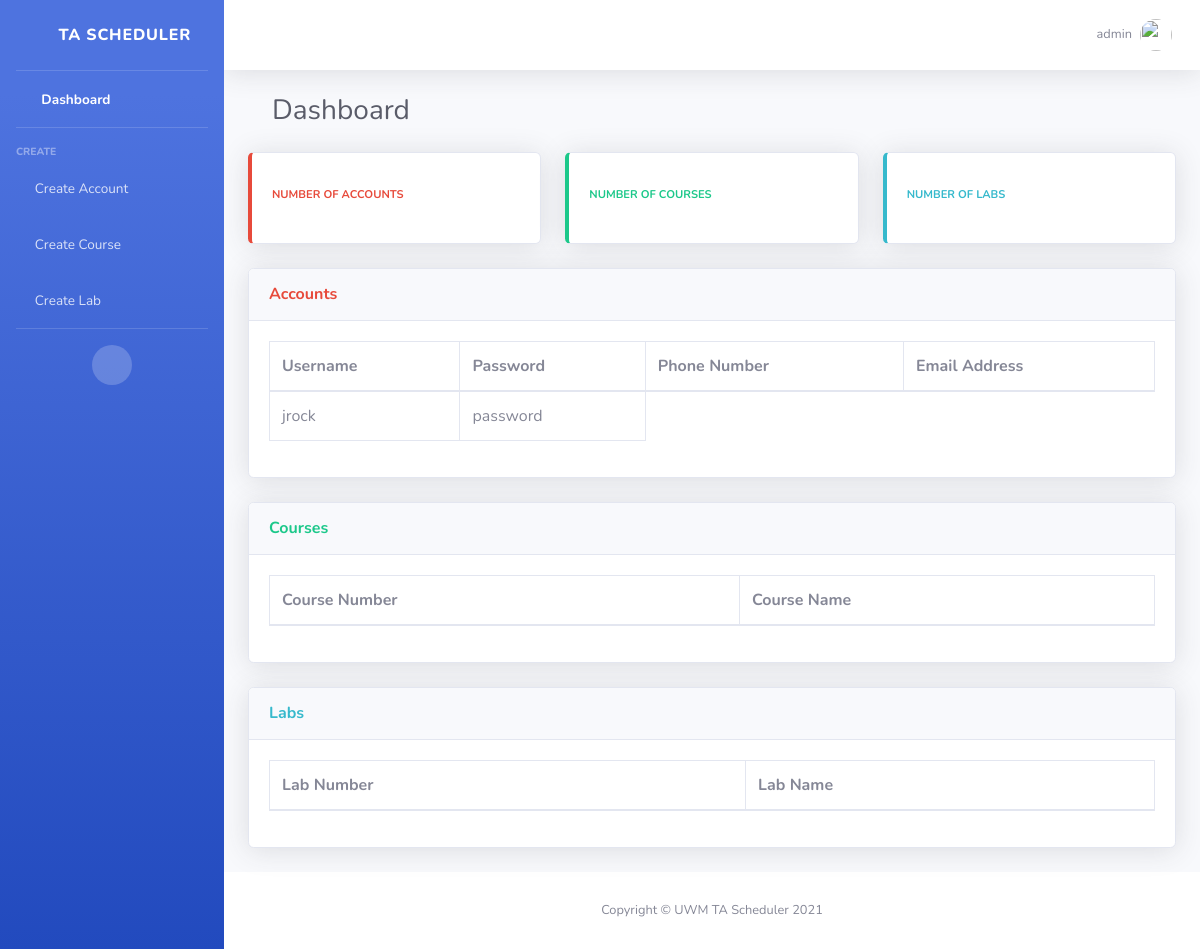
The app's page /home/ (signed in), older data.
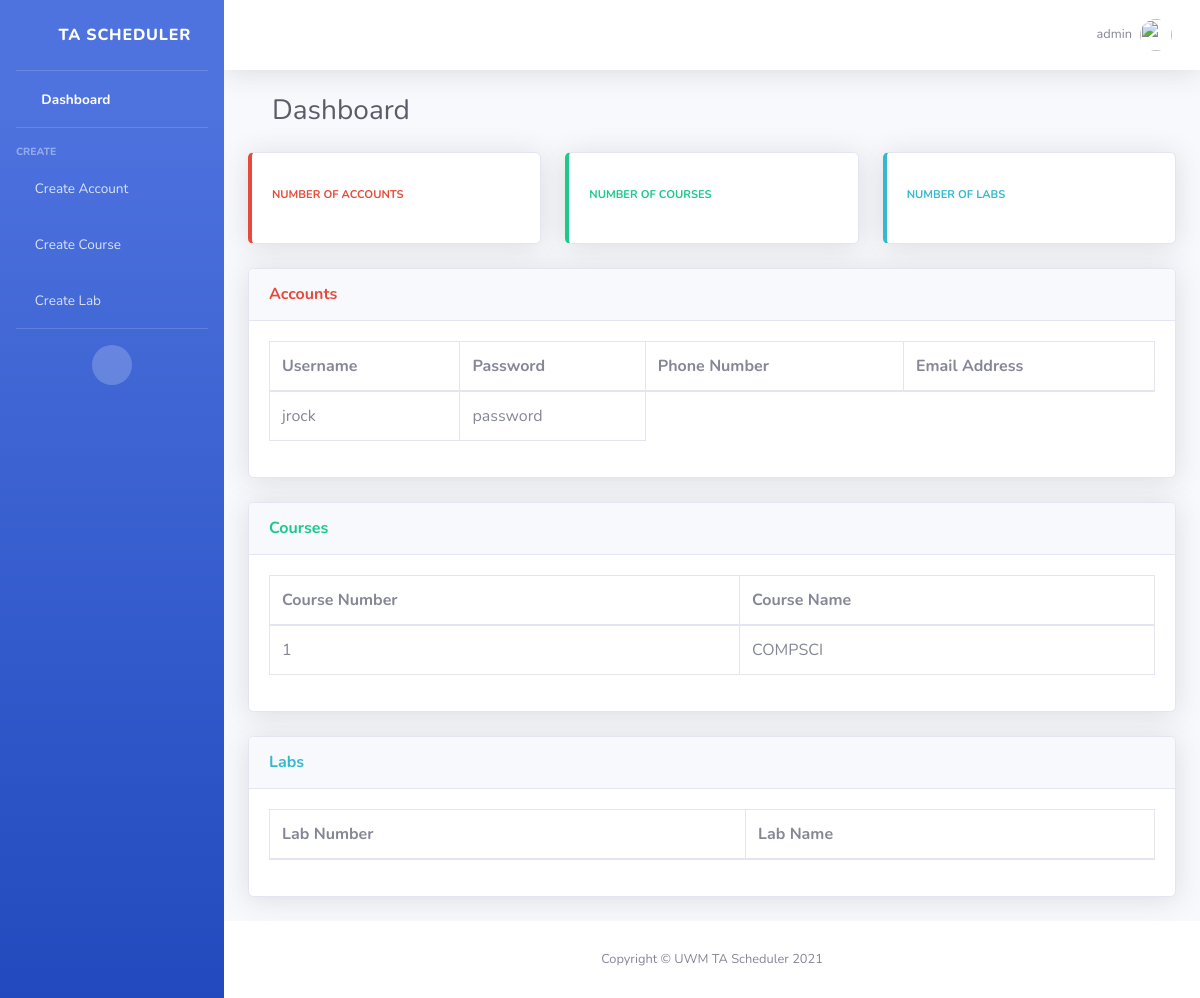
The same page, newer data.
### TA_Scheduler/models.py (models this page shows)
class myAccount(models.Model):
    userName = models.CharField(max_length=40)
    password = models.CharField(max_length=40)

class myCourse(models.Model):
    courseName = models.CharField(max_length=20)
    courseNumber = models.IntegerField()

### TA_Scheduler/views.py (the view)
# urls.py: 2. Add a URL to urlpatterns:  path('', Home.as_view(), name='home')
class Home(View):
    def get(self,request):
        userName = request.session["userName"]
        account_list = list(myAccount.objects.values_list("userName", "password"))
        course_list = list(myCourse.objects.values_list("courseNumber", "courseName"))
        lab_list = list(myLab.objects.values_list("labNumber", "labName"))
        contact_list = list(myContact.objects.values_list("userName","phoneNumber", "emailAddress"))
        return render(request, "home.html", {"account_list":account_list, "course_list":course_list, "lab_list":lab_list, "userName":userName, "contact_list":contact_list})

### templates/home.html (shortened to what this page needs)
{% load static %}
<!DOCTYPE html>
<html lang="en">
<head>
    <link href="{% static '/vendor/fontawesome-free/css/all.min.css' %}" rel="stylesheet" type="text/css">
    <link href="{% static '/css/sb-admin-2.min.css' %}" rel="stylesheet">
    <link href="{% static '/vendor/datatables/dataTables.bootstrap4.min.css' %}" rel="stylesheet">
</head>
<body id="page-top">
<div id="wrapper">
    <ul class="navbar-nav bg-gradient-primary sidebar sidebar-dark accordion" id="accordionSidebar">
        <a class="sidebar-brand d-flex align-items-center justify-content-center" href="/home">
            <div class="sidebar-brand-icon rotate-n-15">
                <i class="far fa-calendar-alt"></i>
            </div>
            <div class="sidebar-brand-text mx-3">TA Scheduler</div>
        </a>
        <hr class="sidebar-divider my-0">
        <li class="nav-item active">
            <a class="nav-link" href="/home">
                <i class="fas fa-fw fa-tachometer-alt"></i>
                <span>Dashboard</span></a>
        </li>
        <hr class="sidebar-divider">
        <div class="sidebar-heading">
            Create
        </div>
        <li class="nav-item">
            <a class="nav-link" href="/create-account">
                <i class="fas fa-user-circle"></i>
                <span>Create Account</span></a>
        </li>
        <li class="nav-item">
            <a class="nav-link" href="/create-course">
                <i class="fas fa-book-open"></i>
                <span>Create Course</span></a>
        </li>
        <li class="nav-item">
            <a class="nav-link" href="/create-lab">
                <i class="fas fa-flask"></i>
                <span>Create Lab</span></a>
        </li>
        <hr class="sidebar-divider d-none d-md-block">
        <div class="text-center d-none d-md-inline">
            <button class="rounded-circle border-0" id="sidebarToggle"></button>
        </div>
    </ul>
    <div id="content-wrapper" class="d-flex flex-column">
        <div id="content">
            <nav class="navbar navbar-expand navbar-light bg-white topbar mb-4 static-top shadow">
                <ul class="navbar-nav ml-auto">
                    <li class="nav-item dropdown no-arrow">
                        <a class="nav-link dropdown-toggle" href="#" id="userDropdown" role="button"
                           data-toggle="dropdown" aria-haspopup="true" aria-expanded="false">
                            <span class="mr-2 d-none d-lg-inline text-gray-600 small">{{ userName }}</span>
                            <img class="img-profile rounded-circle"
                                 src="{% static 'img/undraw_profile.svg' %}">
                        </a>
                    </li>
                </ul>
            </nav>
            <div class="container-fluid">
                <div class="container-fluid">
                    <div class="d-sm-flex align-items-center justify-content-between mb-4">
                        <h1 class="h3 mb-0 text-gray-800">Dashboard</h1>
                    </div>
                </div>
                <div class="row">
                    <div class="col-xl-4 col-md-4 mb-4">
                        <div class="card border-left-danger shadow h-100 py-2">
                            <div class="card-body">
                                <div class="row no-gutters align-items-center">
                                    <div class="col mr-2">
                                        <div class="text-xs font-weight-bold text-danger text-uppercase mb-1">
                                            Number of Accounts
                                        </div>
                                    </div>
                                    <div class="col-auto">
                                        <i class="fas fa-user-circle fa-2x text-gray-300"></i>
                                    </div>
                                </div>
                            </div>
                        </div>
                    </div>
                    <div class="col-xl-4 col-md-4 mb-4">
                        <div class="card border-left-success shadow h-100 py-2">
                            <div class="card-body">
                                <div class="row no-gutters align-items-center">
                                    <div class="col mr-2">
                                        <div class="text-xs font-weight-bold text-success text-uppercase mb-1">
                                            Number of Courses
                                        </div>
                                    </div>
                                    <div class="col-auto">
                                        <i class="fas fa-book-open fa-2x text-gray-300"></i>
                                    </div>
                                </div>
                            </div>
                        </div>
                    </div>
                    <div class="col-xl-4 col-md-4 mb-4">
                        <div class="card border-left-info shadow h-100 py-2">
                            <div class="card-body">
                                <div class="row no-gutters align-items-center">
                                    <div class="col mr-2">
                                        <div class="text-xs font-weight-bold text-info text-uppercase mb-1">Number of
                                            Labs
                                        </div>
                                    </div>
                                    <div class="col-auto">
                                        <i class="fas fa-flask fa-2x text-gray-300"></i>
                                    </div>
                                </div>
                            </div>
                        </div>
                    </div>
                </div>
                <div class="card shadow mb-4">
                    <div class="card-header py-3">
                        <h6 class="m-0 font-weight-bold text-danger">Accounts</h6>
                    </div>
                    <div class="card-body">
                        <div class="table-responsive">
                            <table class="table table-bordered" id="accountData" width="100%" cellspacing="0">
                                <thead>
                                <tr>
                                    <th>Username</th>
                                    <th>Password</th>
                                    <th>Phone Number</th>
                                    <th>Email Address</th>
                                </tr>
                                </thead>
                                <tbody>
                                {% for i in account_list %}
                                    <tr>
                                            <td>{{ i.0 }}</td>
                                            <td>{{ i.1 }}</td>
                                    </tr>
                                {% endfor %}
                                 </tbody>
                            </table>
                        </div>
                    </div>
                </div>
                <div class="card shadow mb-4">
                    <div class="card-header py-3">
                        <h6 class="m-0 font-weight-bold text-success">Courses</h6>
                    </div>
                    <div class="card-body">
                        <div class="table-responsive">
                            <table class="table table-bordered" id="courseData" width="100%" cellspacing="0">
                                <thead>
                                <tr>
                                    <th>Course Number</th>
                                    <th>Course Name</th>
                                </tr>
                                </thead>
                                <tbody>
                                {% for i in course_list %}
                                    <tr>
                                        <td>{{ i.0 }}</td>
                                        <td>{{ i.1 }}</td>
                                    </tr>
                                {% endfor %}
                                </tbody>
                            </table>
                        </div>
                    </div>
                </div>
                <div class="card shadow mb-4">
                    <div class="card-header py-3">
                        <h6 class="m-0 font-weight-bold text-info">Labs</h6>
                    </div>
                    <div class="card-body">
                        <div class="table-responsive">
                            <table class="table table-bordered" id="labData" width="100%" cellspacing="0">
                                <thead>
                                <tr>
                                    <th>Lab Number</th>
                                    <th>Lab Name</th>
                                </tr>
                                </thead>
                            </table>
                        </div>
                    </div>
                </div>
            </div>
        </div>
        <footer class="sticky-footer bg-white">
            <div class="container my-auto">
                <div class="copyright text-center my-auto">
                    <span>Copyright &copy; UWM TA Scheduler 2021</span>
                </div>
            </div>
        </footer>
    </div>
</div>
</body>
</html>

Row changes from the older to the newer data that the page shows:
added myCourse: i "1", courseName "COMPSCI"
